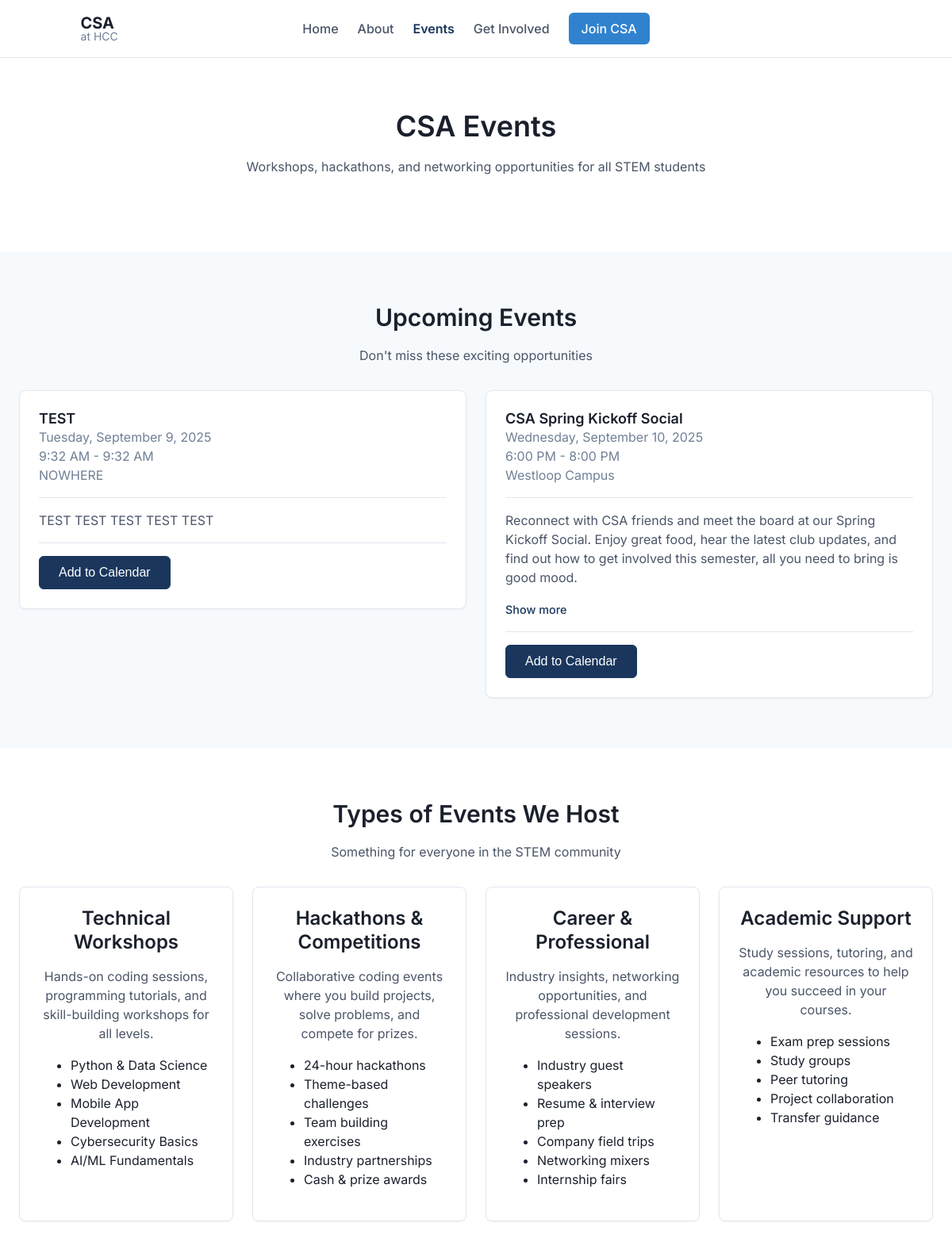
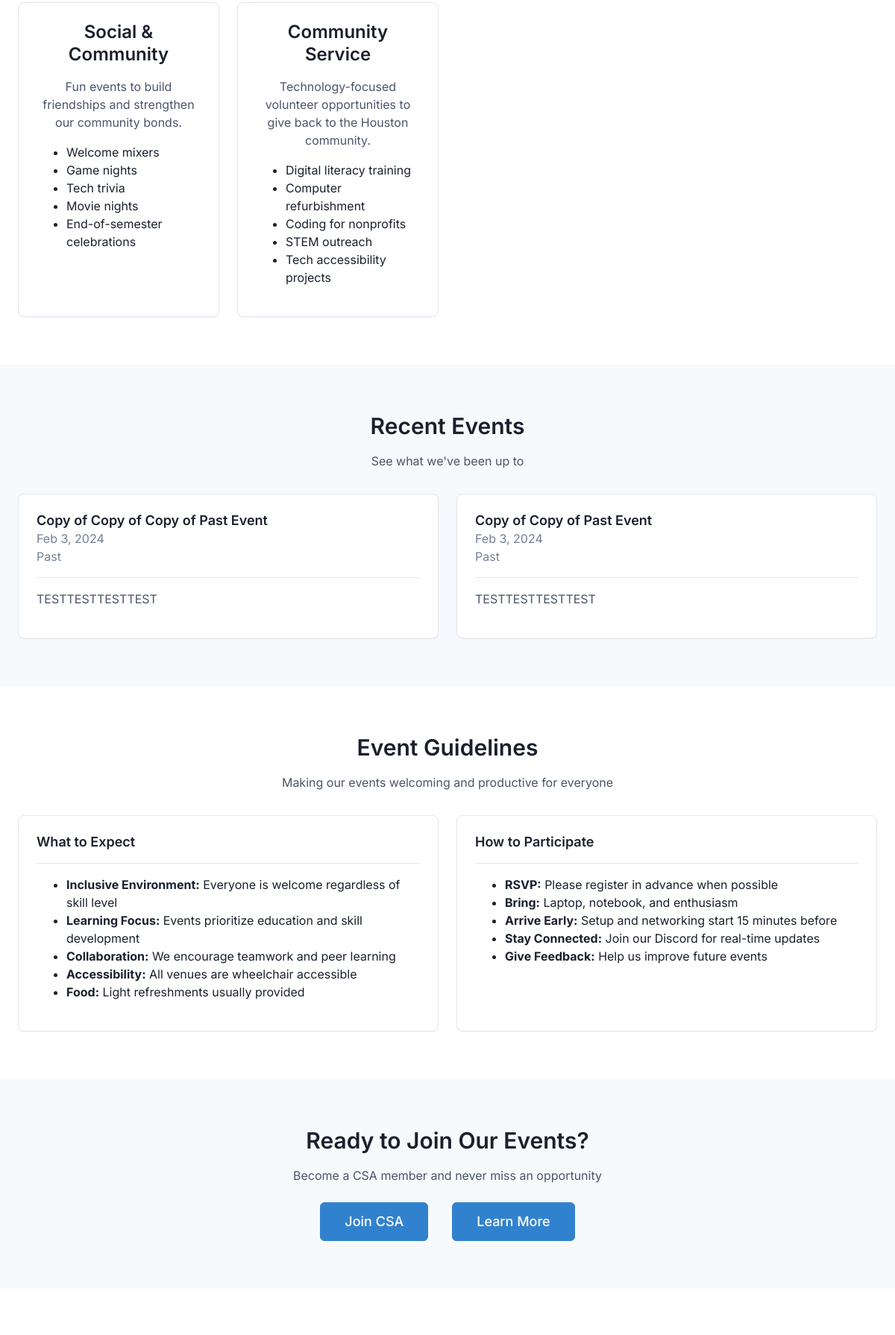
Screenshot of /events.php (upper part) with the database file from the repository (2 pictures, top to bottom).
### tables this page shows
CREATE TABLE `events` (
  `id` int(10) UNSIGNED NOT NULL,
  `title` varchar(200) NOT NULL,
  `summary` text DEFAULT NULL,
  `description` text DEFAULT NULL,
  `start_time` datetime NOT NULL,
  `end_time` datetime DEFAULT NULL,
  `location` varchar(200) DEFAULT NULL,
  `max_capacity` int(11) DEFAULT NULL,
  `created_by` int(11) DEFAULT NULL,
  `rsvp_url` varchar(255) DEFAULT NULL,
  `created_at` datetime NOT NULL DEFAULT current_timestamp(),
  `updated_at` timestamp NULL DEFAULT NULL ON UPDATE current_timestamp()
);

### config/config.php (called while the page is built)
<?php
return [
    'db' => [
        'driver' => 'mysql',
        'host'   => 'localhost',
        'name'   => 'csa',
        'user'   => 'root',
        'pass'   => '',
        'charset'=> 'utf8mb4',
    ],
    'smtp' => [
        'host' => 'smtp.gmail.com',
        'port' => 587,
        'user' => 'no-reply@example.com',
        'pass' => 'REPLACE_ME',
        'from_email' => 'no-reply@example.com',
        'from_name'  => 'CSA at HCC'
    ],
    'security' => [
        'captcha_provider' => 'recaptcha',
        'captcha_site_key' => '6LeIxAcTAAAAAJcZVRqyHh71UMIEGNQ_MXjiZKhI',
        'captcha_secret'   => '6LeIxAcTAAAAAGG-vFI1TnRWxMZNFuojJ4WifJWe',
        'token_ttl_days'   => 7,
        'rate_limit_window' => 3600,
        'rate_limit_max_attempts' => 50
    ],
    'app' => [
        'name' => 'Computer Science Association',
        'short_name' => 'CSA',
        'domain' => 'localhost',
        'base_url' => 'http://localhost/hcc-csa-website',
        'admin_email' => 'admin@test.local',
        'timezone' => 'America/Chicago'
    ],
    'features' => [
        'email_verification' => false,
        'admin_notifications' => false,
        'rsvp_system' => true,
        'analytics' => true
    ]
];
?>

### config/database.php (called while the page is built, shortened)
<?php
class Database {
    private static $pdo = null;
    private static $config = null;
    public static function getConnection() {
        return self::$pdo;
    }
    private static function connect() {
        if (self::$config === null) {
            self::$config = require __DIR__ . '/config.php';
        }
        $config = self::$config['db'];
        try {
            if ($config['driver'] === 'sqlite') {
                $dsn = 'sqlite:' . $config['path'];
                self::$pdo = new PDO($dsn);
                self::$pdo->exec('PRAGMA foreign_keys = ON');
            } else {
                $dsn = sprintf(
                    'mysql:host=%s;dbname=%s;charset=%s',
                    $config['host'],
                    $config['name'],
                    $config['charset']
                );
                self::$pdo = new PDO($dsn, $config['user'], $config['pass'], [
                    PDO::ATTR_ERRMODE => PDO::ERRMODE_EXCEPTION,
                    PDO::ATTR_DEFAULT_FETCH_MODE => PDO::FETCH_ASSOC,
                    PDO::ATTR_EMULATE_PREPARES => false,
                    PDO::MYSQL_ATTR_INIT_COMMAND => "SET NAMES {$config['charset']} COLLATE {$config['charset']}_unicode_ci"
                ]);
            }
            self::$pdo->setAttribute(PDO::ATTR_ERRMODE, PDO::ERRMODE_EXCEPTION);
            self::$pdo->setAttribute(PDO::ATTR_DEFAULT_FETCH_MODE, PDO::FETCH_ASSOC);
        } catch (PDOException $e) {
            error_log('Database connection failed: ' . $e->getMessage());
            throw new Exception('Database connection failed. Please try again later.');
        }
    }
    public static function prepare($sql) {
        return self::getConnection()->prepare($sql);
    }
}
?>

### events.php (the view, shortened to what this page needs)
<?php
require_once __DIR__ . '/config/database.php';
try {
    $stmt = Database::prepare("
        SELECT id, title, summary, description, start_time, end_time, location, rsvp_url
        FROM events
        WHERE start_time > NOW()
        ORDER BY start_time ASC
        LIMIT 6
    ");
    $stmt->execute();
    $upcomingEvents = $stmt->fetchAll();
} catch (Exception $e) {
    $upcomingEvents = [];
    error_log('Failed to fetch events: ' . $e->getMessage());
}
try {
    $stmt = Database::prepare("
        SELECT id, title, summary, description, start_time, end_time, location
        FROM events
        WHERE start_time <= NOW()
        ORDER BY start_time DESC
        LIMIT 2
    ");
    $stmt->execute();
    $pastEvents = $stmt->fetchAll();
} catch (Exception $e) {
    $pastEvents = [];
    error_log('Failed to fetch past events: ' . $e->getMessage());
}
include __DIR__ . '/partials/meta.php';
include __DIR__ . '/partials/header.php';
?>
<main id="main-content">
    <section class="section">
        <div class="container">
            <div class="text-center mb-8">
                <h1>CSA Events</h1>
                <p class="text-lg text-secondary">Workshops, hackathons, and networking opportunities for all STEM students</p>
            </div>
        </div>
    </section>
    <section class="section bg-secondary">
        <div class="container">
            <div class="text-center mb-8">
                <h2>Upcoming Events</h2>
                <p class="text-secondary">Don't miss these exciting opportunities</p>
            </div>
            <?php if (!empty($upcomingEvents)): ?>
                <div class="events-grid">
                    <?php foreach ($upcomingEvents as $event): ?>
                        <div class="card">
                            <div class="card-header">
                                <h3 class="card-title"><?php echo htmlspecialchars($event['title']); ?></h3>
                                <div class="text-muted">
                                    <?php echo date('l, F j, Y', strtotime($event['start_time'])); ?><br>
                                    <?php echo date('g:i A', strtotime($event['start_time'])); ?>
                                    <?php if ($event['end_time']): ?>
                                        - <?php echo date('g:i A', strtotime($event['end_time'])); ?>
                                    <?php endif; ?>
                                    <?php if ($event['location']): ?>
                                        <br><?php echo htmlspecialchars($event['location']); ?>
                                    <?php endif; ?>
                                </div>
                            </div>
                            <div class="card-body">
                                <p><?php echo htmlspecialchars($event['summary']); ?></p>
                                <?php if (!empty($event['description']) && $event['description'] !== $event['summary']): ?>
                                    <div class="event-description-container">
                                        <a href="#" class="show-more-link" data-event-id="<?php echo $event['id']; ?>" style="color: var(--primary-color); text-decoration: none; font-size: 0.9em; font-weight: 500;">Show more</a>
                                    </div>
                                <?php endif; ?>
                            </div>
                            <div class="card-footer">
                                <button class="btn btn-primary" onclick="addToCalendar(<?php echo $event['id']; ?>)">
                                    Add to Calendar
                                </button>
                            </div>
                        </div>
                    <?php endforeach; ?>
                </div>
            <?php endif; ?>
        </div>
    </section>
    <section class="section">
        <div class="container">
            <div class="text-center mb-8">
                <h2>Types of Events We Host</h2>
                <p class="text-secondary">Something for everyone in the STEM community</p>
            </div>
            <div class="grid grid-3">
                <div class="card">
                    <div class="card-body text-center">
                        <h3>Technical Workshops</h3>
                        <p>Hands-on coding sessions, programming tutorials, and skill-building workshops for all levels.</p>
                        <ul class="text-left mt-3">
                            <li>Python & Data Science</li>
                            <li>Web Development</li>
                            <li>Mobile App Development</li>
                            <li>Cybersecurity Basics</li>
                            <li>AI/ML Fundamentals</li>
                        </ul>
                    </div>
                </div>
                <div class="card">
                    <div class="card-body text-center">
                        <h3>Hackathons & Competitions</h3>
                        <p>Collaborative coding events where you build projects, solve problems, and compete for prizes.</p>
                        <ul class="text-left mt-3">
                            <li>24-hour hackathons</li>
                            <li>Theme-based challenges</li>
                            <li>Team building exercises</li>
                            <li>Industry partnerships</li>
                            <li>Cash & prize awards</li>
                        </ul>
                    </div>
                </div>
                <div class="card">
                    <div class="card-body text-center">
                        <h3>Career & Professional</h3>
                        <p>Industry insights, networking opportunities, and professional development sessions.</p>
                        <ul class="text-left mt-3">
                            <li>Industry guest speakers</li>
                            <li>Resume & interview prep</li>
                            <li>Company field trips</li>
                            <li>Networking mixers</li>
                            <li>Internship fairs</li>
                        </ul>
                    </div>
                </div>
                <div class="card">
                    <div class="card-body text-center">
                        <h3>Academic Support</h3>
                        <p>Study sessions, tutoring, and academic resources to help you succeed in your courses.</p>
                        <ul class="text-left mt-3">
                            <li>Exam prep sessions</li>
                            <li>Study groups</li>
                            <li>Peer tutoring</li>
                            <li>Project collaboration</li>
                            <li>Transfer guidance</li>
                        </ul>
                    </div>
                </div>
                <div class="card">
                    <div class="card-body text-center">
                        <h3>Social & Community</h3>
                        <p>Fun events to build friendships and strengthen our community bonds.</p>
                        <ul class="text-left mt-3">
                            <li>Welcome mixers</li>
                            <li>Game nights</li>
                            <li>Tech trivia</li>
                            <li>Movie nights</li>
                            <li>End-of-semester celebrations</li>
                        </ul>
                    </div>
                </div>
                <div class="card">
                    <div class="card-body text-center">
                        <h3>Community Service</h3>
                        <p>Technology-focused volunteer opportunities to give back to the Houston community.</p>
                        <ul class="text-left mt-3">
                            <li>Digital literacy training</li>
                            <li>Computer refurbishment</li>
                            <li>Coding for nonprofits</li>
                            <li>STEM outreach</li>
                            <li>Tech accessibility projects</li>
                        </ul>
                    </div>
                </div>
            </div>
        </div>
    </section>
    <?php if (!empty($pastEvents)): ?>
    <section class="section bg-secondary">
        <div class="container">
            <div class="text-center mb-8">
                <h2>Recent Events</h2>
                <p class="text-secondary">See what we've been up to</p>
            </div>
            <div class="events-grid-past">
                <?php foreach ($pastEvents as $event): ?>
                    <div class="card">
                        <div class="card-header">
                            <h4 class="card-title"><?php echo htmlspecialchars($event['title']); ?></h4>
                            <div class="text-muted">
                                <?php echo date('M j, Y', strtotime($event['start_time'])); ?>
                                <?php if ($event['location']): ?>
                                    <br><?php echo htmlspecialchars($event['location']); ?>
                                <?php endif; ?>
                            </div>
                        </div>
                        <div class="card-body">
                            <p><?php echo htmlspecialchars($event['summary']); ?></p>
                        </div>
                    </div>
                <?php endforeach; ?>
            </div>
        </div>
    </section>
    <?php endif; ?>
    <section class="section">
        <div class="container">
            <div class="text-center mb-8">
                <h2>Event Guidelines</h2>
                <p class="text-secondary">Making our events welcoming and productive for everyone</p>
            </div>
            <div class="grid grid-2">
                <div class="card">
                    <div class="card-header">
                        <h3 class="card-title">What to Expect</h3>
                    </div>
                    <div class="card-body">
                        <ul>
                            <li><strong>Inclusive Environment:</strong> Everyone is welcome regardless of skill level</li>
                            <li><strong>Learning Focus:</strong> Events prioritize education and skill development</li>
                            <li><strong>Collaboration:</strong> We encourage teamwork and peer learning</li>
                            <li><strong>Accessibility:</strong> All venues are wheelchair accessible</li>
                            <li><strong>Food:</strong> Light refreshments usually provided</li>
                        </ul>
                    </div>
                </div>
                <div class="card">
                    <div class="card-header">
                        <h3 class="card-title">How to Participate</h3>
                    </div>
                    <div class="card-body">
                        <ul>
                            <li><strong>RSVP:</strong> Please register in advance when possible</li>
                            <li><strong>Bring:</strong> Laptop, notebook, and enthusiasm</li>
                            <li><strong>Arrive Early:</strong> Setup and networking start 15 minutes before</li>
                            <li><strong>Stay Connected:</strong> Join our Discord for real-time updates</li>
                            <li><strong>Give Feedback:</strong> Help us improve future events</li>
                        </ul>
                    </div>
                </div>
            </div>
        </div>
    </section>
    <section class="section bg-secondary">
        <div class="container text-center">
            <h2>Ready to Join Our Events?</h2>
            <p class="text-lg text-secondary mb-6">Become a CSA member and never miss an opportunity</p>
            <div class="flex justify-center flex-wrap" style="gap: 2rem;">
                <a href="join.php" class="btn btn-secondary btn-lg">Join CSA</a>
                <a href="about.php" class="btn btn-secondary btn-lg">Learn More</a>
            </div>
        </div>
    </section>
</main>
<?php include __DIR__ . '/partials/footer.php'; ?>

### events.php (style rules this page uses)
.events-grid { display: grid; gap: var(--spacing-6); grid-template-columns: repeat(auto-fit, minmax(300px, 1fr)); align-items: start; }
.events-grid-past { display: grid; gap: var(--spacing-6); grid-template-columns: repeat(auto-fit, minmax(250px, 1fr)); align-items: start; }
.events-grid .card, .events-grid-past .card { height: auto; align-self: start; }

### rows the page displays
events: title "TEST", start_time "Tuesday, September 9, 2025", start_time "9:32 AM", end_time "9:32 AM", location "NOWHERE", summary "TEST TEST TEST TEST TEST"
events: title "CSA Spring Kickoff Social", start_time "Wednesday, September 10, 2025", start_time "6:00 PM", end_time "8:00 PM", location "Westloop Campus", summary "Reconnect with CSA friends and meet the board at our Spring Kickoff Social. Enjoy great food, hear the latest club updates, and find out how to get involved this semester, all you need to bring is good mood."
events: title "Copy of Copy of Copy of Past Event", start_time "Feb 3, 2024", location "Past", summary "TESTTESTTESTTEST"
events: title "Copy of Copy of Past Event", start_time "Feb 3, 2024", location "Past", summary "TESTTESTTESTTEST"

### other values shown
$config['app']['short_name'] "CSA"
